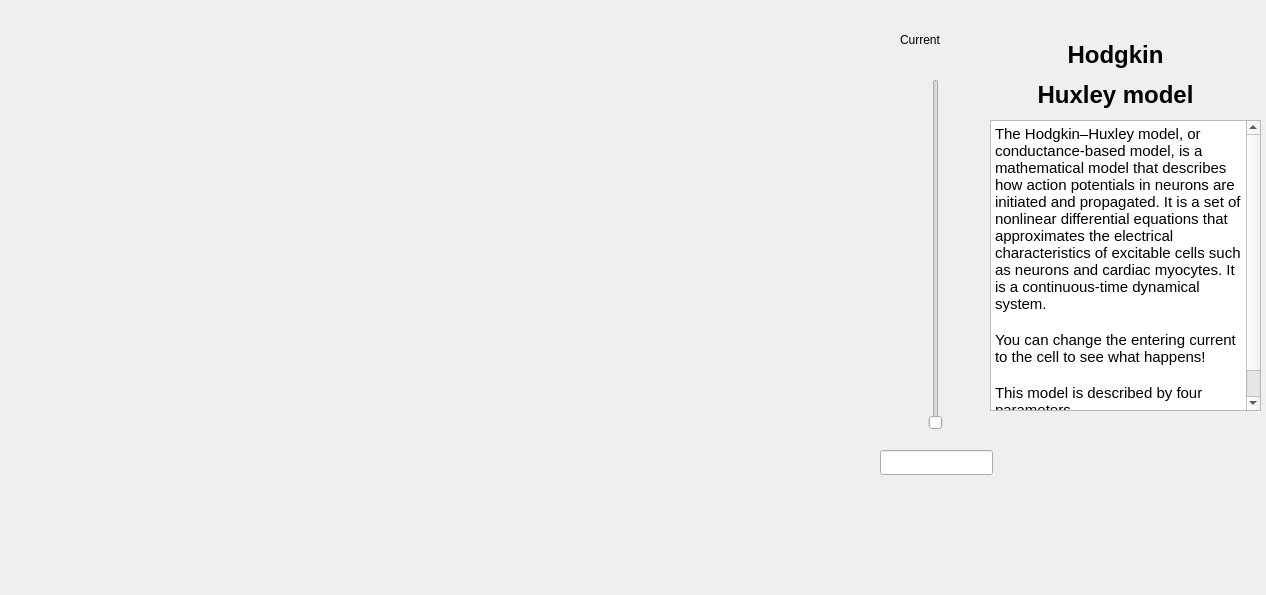
<?xml version="1.0" encoding="UTF-8"?>
<ui version="4.0">
 <class>Dialog</class>
 <widget class="QDialog" name="Dialog">
  <property name="geometry">
   <rect>
    <x>0</x>
    <y>0</y>
    <width>1266</width>
    <height>595</height>
   </rect>
  </property>
  <property name="windowTitle">
   <string>Dialog</string>
  </property>
  <widget class="canvas_widget" name="widget" native="true">
   <property name="geometry">
    <rect>
     <x>30</x>
     <y>0</y>
     <width>841</width>
     <height>491</height>
    </rect>
   </property>
  </widget>
  <widget class="QLabel" name="label">
   <property name="geometry">
    <rect>
     <x>1000</x>
     <y>10</y>
     <width>231</width>
     <height>131</height>
    </rect>
   </property>
   <property name="text">
    <string>&lt;html&gt;&lt;head/&gt;&lt;body&gt;&lt;p align=&quot;center&quot;&gt;&lt;a name=&quot;firstHeading&quot;/&gt;&lt;span style=&quot; font-size:xx-large; font-weight:600;&quot;&gt;H&lt;/span&gt;&lt;span style=&quot; font-size:xx-large; font-weight:600;&quot;&gt;odgkin&lt;/span&gt;&lt;/p&gt;&lt;p align=&quot;center&quot;&gt;&lt;span style=&quot; font-size:xx-large; font-weight:600;&quot;&gt;Huxley model&lt;/span&gt;&lt;/p&gt;&lt;/body&gt;&lt;/html&gt;</string>
   </property>
  </widget>
  <widget class="QLabel" name="label_2">
   <property name="geometry">
    <rect>
     <x>900</x>
     <y>30</y>
     <width>111</width>
     <height>20</height>
    </rect>
   </property>
   <property name="text">
    <string>Current</string>
   </property>
  </widget>
  <widget class="QTextBrowser" name="textBrowser">
   <property name="geometry">
    <rect>
     <x>990</x>
     <y>120</y>
     <width>271</width>
     <height>291</height>
    </rect>
   </property>
   <property name="html">
    <string>&lt;!DOCTYPE HTML PUBLIC &quot;-//W3C//DTD HTML 4.0//EN&quot; &quot;http://www.w3.org/TR/REC-html40/strict.dtd&quot;&gt;
&lt;html&gt;&lt;head&gt;&lt;meta name=&quot;qrichtext&quot; content=&quot;1&quot; /&gt;&lt;style type=&quot;text/css&quot;&gt;
p, li { white-space: pre-wrap; }
&lt;/style&gt;&lt;/head&gt;&lt;body style=&quot; font-family:'Ubuntu'; font-size:11pt; font-weight:400; font-style:normal;&quot;&gt;
&lt;p style=&quot; margin-top:0px; margin-bottom:0px; margin-left:0px; margin-right:0px; -qt-block-indent:0; text-indent:0px;&quot;&gt;The Hodgkin–Huxley model, or conductance-based model, is a mathematical model that describes how action potentials in neurons are initiated and propagated. It is a set of nonlinear differential equations that approximates the electrical characteristics of excitable cells such as neurons and cardiac myocytes. It is a continuous-time dynamical system. &lt;/p&gt;
&lt;p style=&quot;-qt-paragraph-type:empty; margin-top:0px; margin-bottom:0px; margin-left:0px; margin-right:0px; -qt-block-indent:0; text-indent:0px;&quot;&gt;&lt;br /&gt;&lt;/p&gt;
&lt;p style=&quot; margin-top:0px; margin-bottom:0px; margin-left:0px; margin-right:0px; -qt-block-indent:0; text-indent:0px;&quot;&gt;You can change the entering current to the cell to see what happens!&lt;/p&gt;
&lt;p style=&quot;-qt-paragraph-type:empty; margin-top:0px; margin-bottom:0px; margin-left:0px; margin-right:0px; -qt-block-indent:0; text-indent:0px;&quot;&gt;&lt;br /&gt;&lt;/p&gt;
&lt;p style=&quot; margin-top:0px; margin-bottom:0px; margin-left:0px; margin-right:0px; -qt-block-indent:0; text-indent:0px;&quot;&gt;This model is described by four parameters&lt;/p&gt;
&lt;p style=&quot;-qt-paragraph-type:empty; margin-top:0px; margin-bottom:0px; margin-left:0px; margin-right:0px; -qt-block-indent:0; text-indent:0px;&quot;&gt;&lt;br /&gt;&lt;/p&gt;&lt;/body&gt;&lt;/html&gt;</string>
   </property>
  </widget>
  <widget class="QLineEdit" name="lineEdit">
   <property name="geometry">
    <rect>
     <x>880</x>
     <y>450</y>
     <width>113</width>
     <height>25</height>
    </rect>
   </property>
  </widget>
  <widget class="QSlider" name="verticalSlider">
   <property name="geometry">
    <rect>
     <x>920</x>
     <y>79</y>
     <width>31</width>
     <height>351</height>
    </rect>
   </property>
   <property name="orientation">
    <enum>Qt::Vertical</enum>
   </property>
  </widget>
 </widget>
 <customwidgets>
  <customwidget>
   <class>canvas_widget</class>
   <extends>QWidget</extends>
   <header>plot</header>
   <container>1</container>
  </customwidget>
 </customwidgets>
 <resources/>
 <connections/>
</ui>
